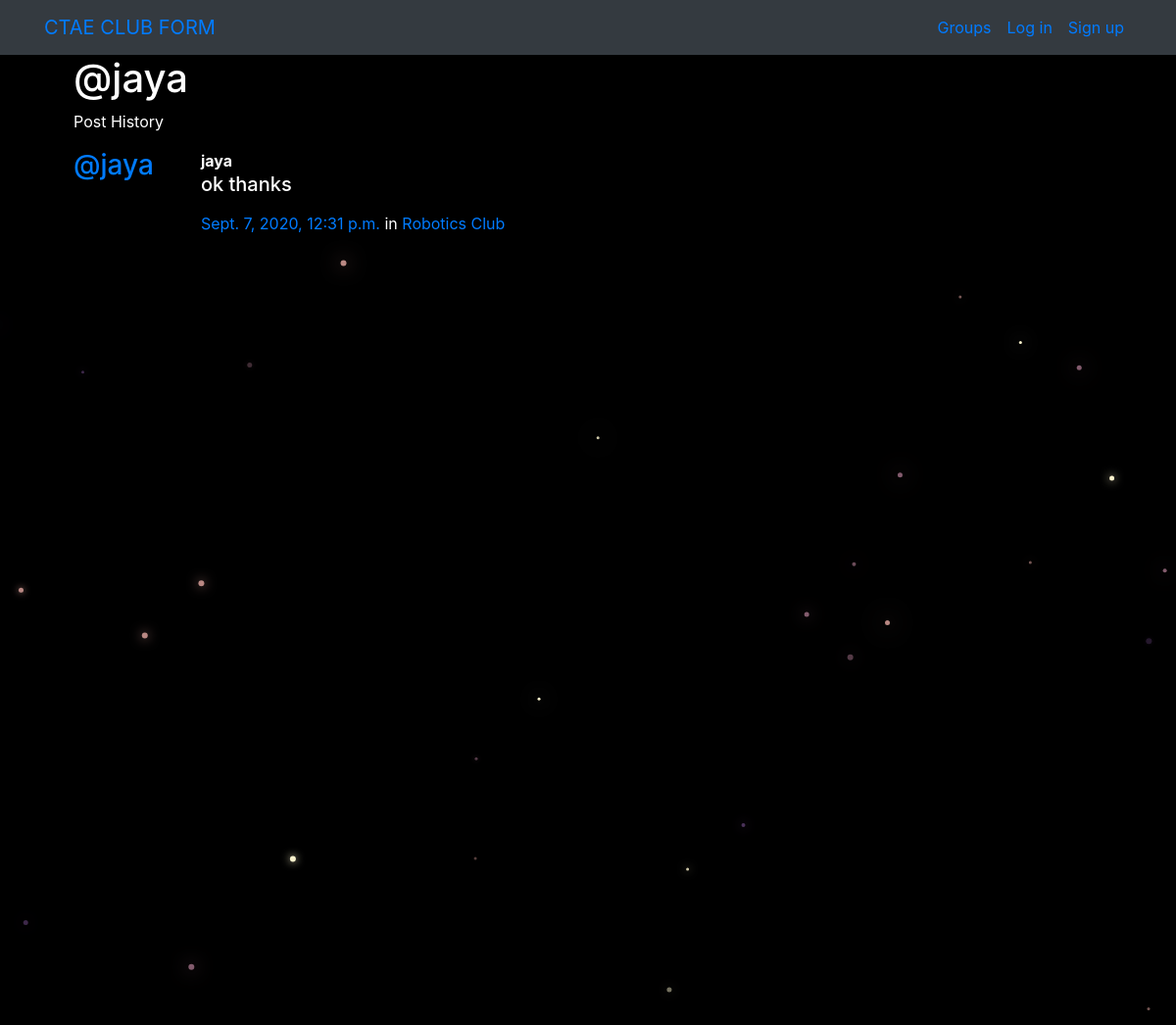
The page /posts/by/jaya/ on the database its author committed.
### posts/models.py (models this page shows, shortened)
class Post(models.Model):
    user = models.ForeignKey(User, related_name="posts",on_delete=models.CASCADE)
    created_at = models.DateTimeField(auto_now=True)
    message = models.TextField()
    message_html = models.TextField(editable=False)
    group = models.ForeignKey(Group, related_name="posts",null=True, blank=True,on_delete=models.CASCADE)
    class Meta:
        ordering = ["-created_at"]
        unique_together = ["user", "message"]

### groups/models.py (models this page shows, shortened)
class Group(models.Model):
    name = models.CharField(max_length=255, unique=True)
    slug = models.SlugField(allow_unicode=True, unique=True)
    description = models.TextField(blank=True, default='')
    description_html = models.TextField(editable=False, default='', blank=True)
    members = models.ManyToManyField(User,through="GroupMember")
    class Meta:
        ordering = ["name"]

### posts/views.py (the view)
# urls.py: path("by/<username>/",views.UserPosts.as_view(),name="for_user"),
class UserPosts(generic.ListView):
    model = models.Post
    template_name = "posts/user_post_list.html"
    def get_queryset(self):
        try:
            self.post_user = User.objects.prefetch_related("posts").get(
                username__iexact=self.kwargs.get("username")
            )
        except User.DoesNotExist:
            raise Http404
        else:
            return self.post_user.posts.all()
    def get_context_data(self, **kwargs):
        context = super().get_context_data(**kwargs)
        context["post_user"] = self.post_user
        return context

### posts/templates/posts/user_post_list.html
{% extends "posts/post_base.html" %}
{% block prepost %}
<div class="col-md-4">
	<h1>@{{ post_user.username }}</h1>
	<p>Post History</p>
</div>
{% endblock %}
{% block post_content %}
<div class="col-md-8">
	{% for post in post_list %}
		{% include "posts/_post.html" %}
	{% endfor %}
</div>
{% endblock %}

### posts/templates/posts/_post.html (shortened to what this page needs)
<div class="media">
	<h3 class="mr-5"><a href="{% url 'posts:for_user' username=post.user.username %}">@{{ post.user.username }}</a></h3>
	<div class="media-body">
		<strong>{{ post.user.username }}</strong>
		<h5>{{ post.message_html|safe }}</h5>
			<time class="time"><a href="{% url 'posts:single' username=post.user.username pk=post.pk %}">{{ post.created_at }}</a></time>
			{% if post.group %}
			<span class="group-name">in <a href="#">{{ post.group.name }}</a></span>
			{% endif %}
	</div>
</div>

### static/simplesocial/css/master.css (style rules this page uses)
body { margin: 0; overflow: hidden; background-color: black; color:white; }

### rows shown on the page
Post: user.username "jaya", message_html "ok thanks", created_at "Sept. 7, 2020, 12:31 p.m.", group.name "Robotics Club"

### other values the page prints
{{ post_user.username }} "jaya"
